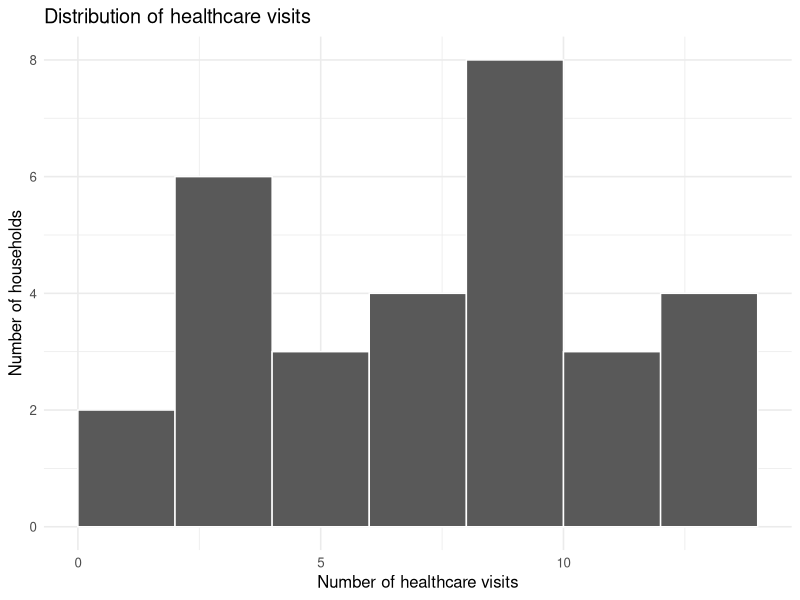
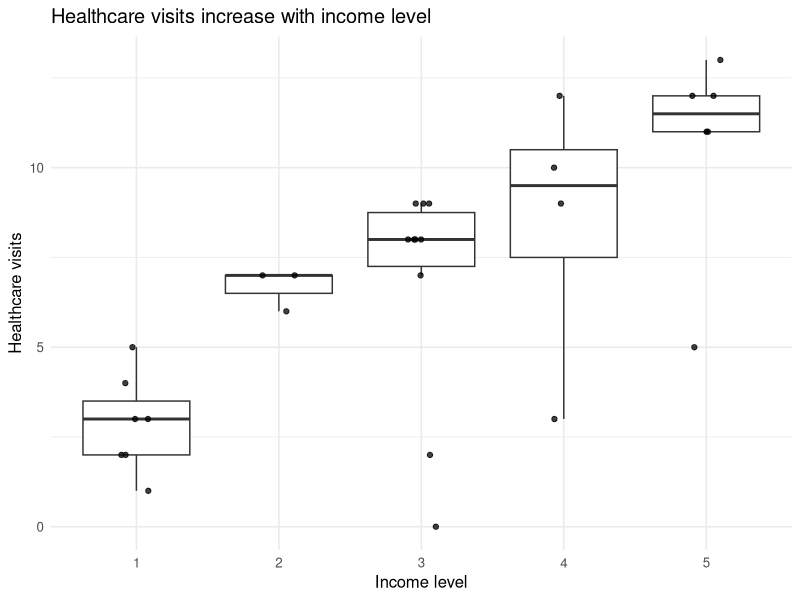
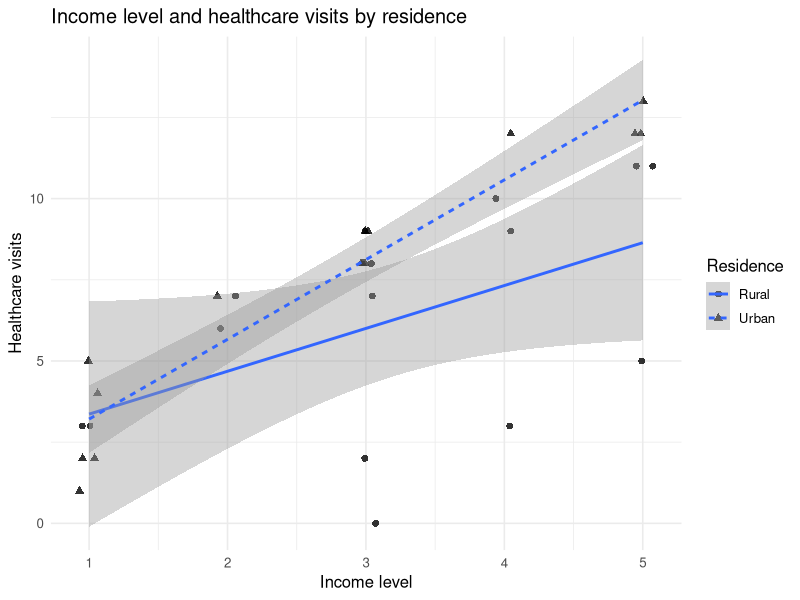
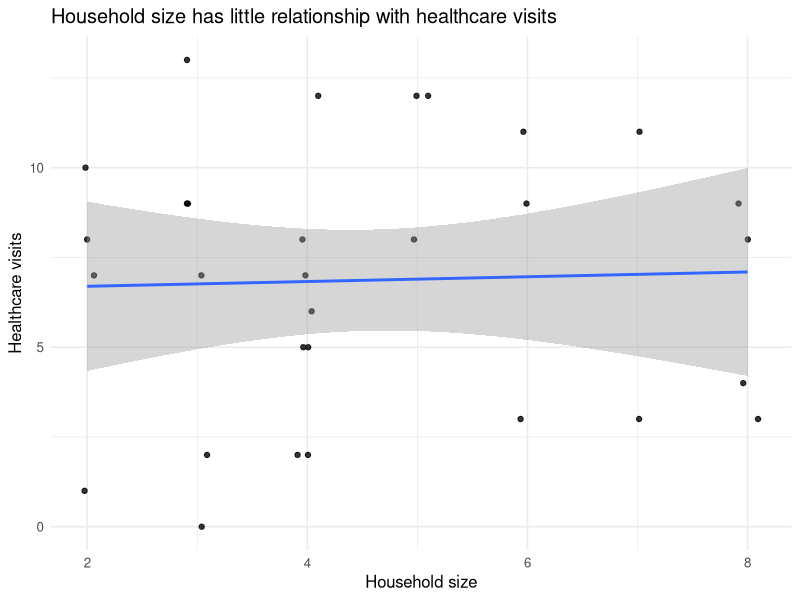
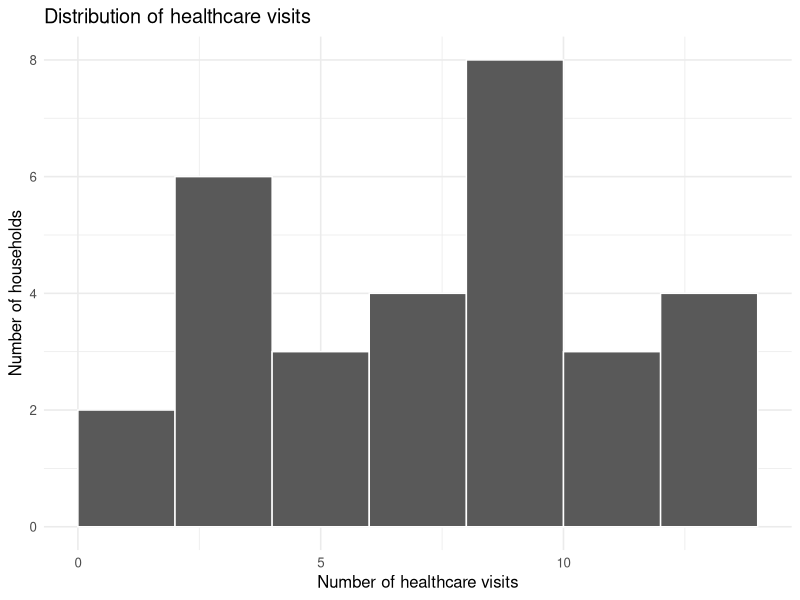
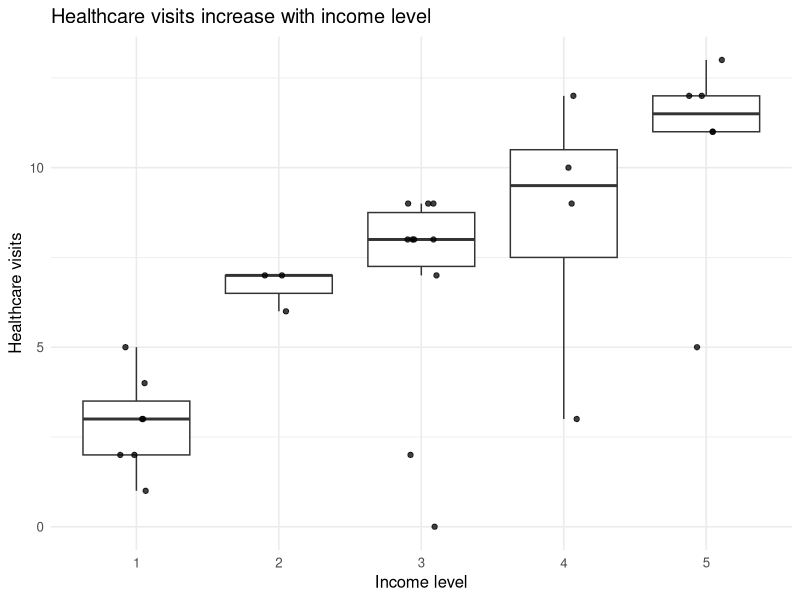
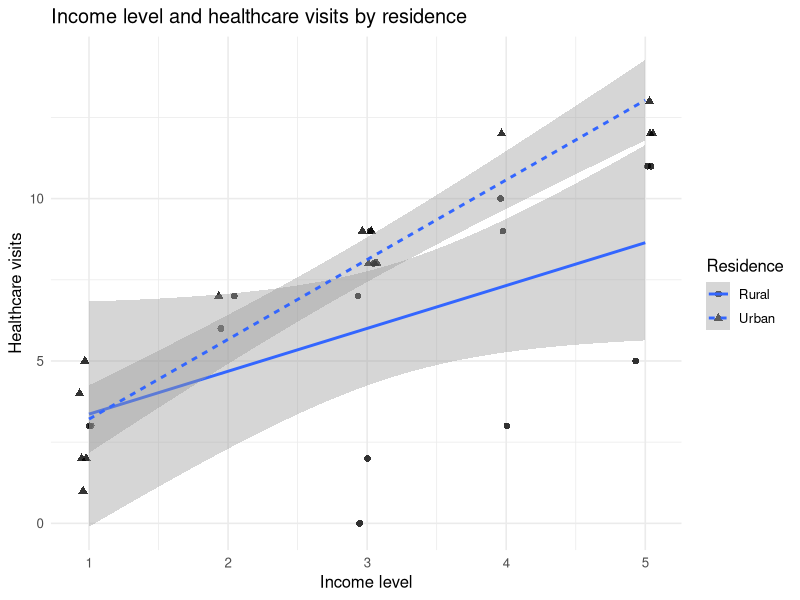
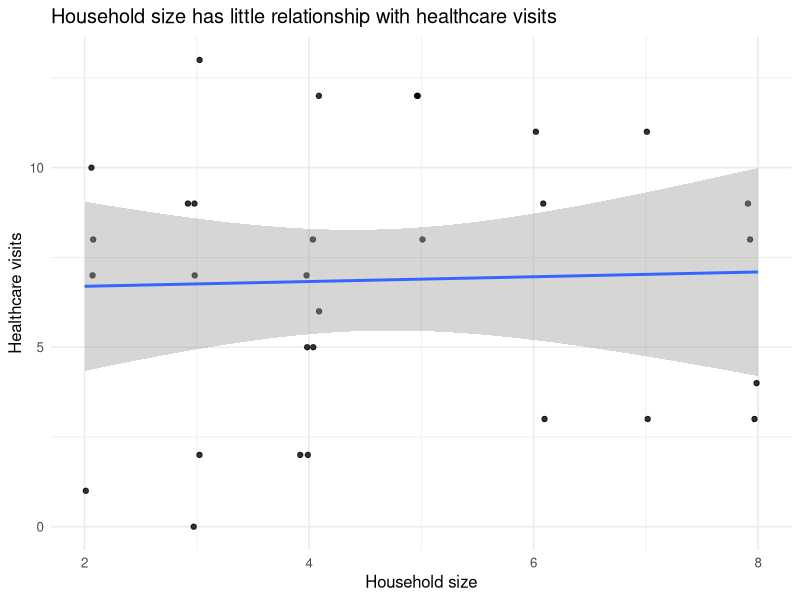

These charts were generated, in order, by the following R code:
# I selected healthcare survey dataset to work with.


# calling libraries
library(tidyverse)
library(ggplot2)

# data import.
health_data <- read_csv("data/healthcare_survey.csv")

# Inspect the raw structure
str(health_data)
head(health_data)
dim(health_data)
names(health_data)
glimpse(health_data)

# Convert categorical variables to factors.

health_data$urban <- factor(health_data$urban, levels = c("Rural", "Urban"))
health_data$income_factor <- factor(health_data$income_level,
                                   levels = 1:5,
                                   ordered = TRUE)


# summary of factors and numeric variables
summary(health_data)
table(health_data$urban)
table(health_data$income_factor)


num_vars <- health_data[c("income_level", "household_size", "health_visits")]


# Healthcare visits by income level
income_summary <- aggregate(
  health_visits ~ income_level,
  data = health_data,
  FUN = function(x) c(n = length(x), mean = mean(x),
                      sd = sd(x), median = median(x))
)
print(income_summary)

# Healthcare visits by household size
size_summary <- aggregate(health_visits ~ household_size,
                          data = health_data,
                          FUN = mean)
print(size_summary)



# PLOT 1: Distribution of healthcare visits
plot_1 <- ggplot(health_data, aes(x = health_visits)) +
  geom_histogram(binwidth = 2, boundary = 0, closed = "left",
                 color = "white") +
  labs(title = "Distribution of healthcare visits",
       x = "Number of healthcare visits",
       y = "Number of households") +
  theme_minimal(base_size = 12)
print(plot_1)
ggsave("visual-images/Aare1_histogram.png", plot_1,
       width = 7, height = 5, dpi = 300)

# PLOT 2: Healthcare visits across income levels
plot_2 <- ggplot(health_data, aes(x = income_factor, y = health_visits)) +
  geom_boxplot(outlier.shape = NA) +
  geom_jitter(width = 0.12, height = 0, alpha = 0.75) +
  labs(title = "Healthcare visits increase with income level",
       x = "Income level",
       y = "Healthcare visits") +
  theme_minimal(base_size = 12)
print(plot_2)
ggsave("visual-images/Aare2_visits_by_income_boxplot.png", plot_2,
       width = 7, height = 5, dpi = 300)

# PLOT 3: Income-healthcare relationship, separated by residence
# Jitter is used because income takes only five integer values.
plot_3 <- ggplot(health_data, aes(x = income_level, y = health_visits,
                      shape = urban, linetype = urban)) +
  geom_jitter(width = 0.08, height = 0, size = 2, alpha = 0.8) +
  geom_smooth(method = "lm", se = TRUE) +
  scale_x_continuous(breaks = 1:5) +
  labs(title = "Income level and healthcare visits by residence",
       x = "Income level",
       y = "Healthcare visits",
       shape = "Residence",
       linetype = "Residence") +
  theme_minimal(base_size = 12)
print(plot_3)
ggsave("visual-images/Aare3_income_visits_by_urban_smooth.png", plot_3,
       width = 7.5, height = 5.5, dpi = 300)


# PLOT 4: Household size versus healthcare visits
plot_4 <- ggplot(health_data, aes(x = household_size, y = health_visits)) +
  geom_jitter(width = 0.10, height = 0, alpha = 0.8) +
  geom_smooth(method = "lm", se = TRUE) +
  labs(title = "Household size has little relationship with healthcare visits",
       x = "Household size",
       y = "Healthcare visits") +
  theme_minimal(base_size = 12)
print(plot_4)
ggsave("visual-images/Aare4_household_size_visits.png", plot_4,
       width = 7, height = 5, dpi = 300)
